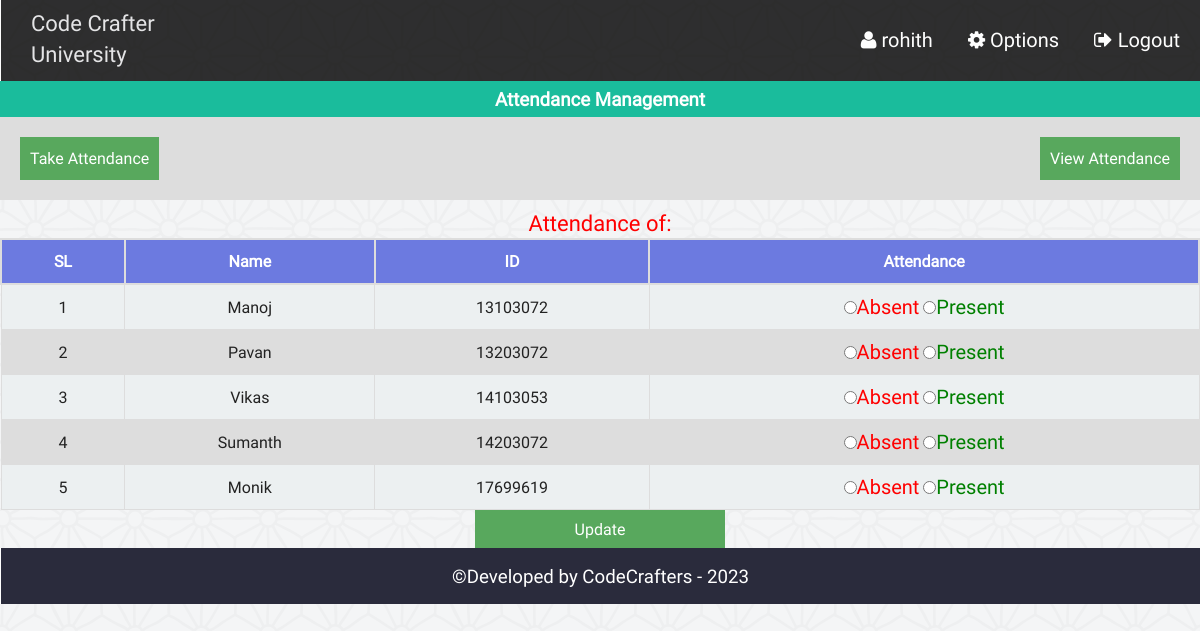
/admin/att_single_view.php (signed in), run on the app's committed database.
### tables this page shows
CREATE TABLE `at_student` (
  `id` int(11) NOT NULL,
  `name` varchar(40) NOT NULL,
  `st_id` int(11) NOT NULL
);

CREATE TABLE `attn` (
  `id` int(11) NOT NULL,
  `st_id` int(11) NOT NULL,
  `atten` varchar(50) NOT NULL,
  `at_date` date NOT NULL
);

### admin/php/functions.php (called while the page is built, shortened)
<?php
class login_registration_class{
	public function attn_all_student($date){
		global $conn;
		$res = $conn->query("select at_student.name, attn.*
			from at_student
			inner join attn
			on at_student.st_id = attn.st_id
			where at_date = '$date' ");
		return $res;
	}
};
?>

### admin/att_single_view.php (the view, shortened to what this page needs)
<?php
	require "php/config.php";
	require_once "php/functions.php";
	$user = new login_registration_class();
?>
<?php
include "php/headertop_admin.php";
?>
<div class="all_student fix">
		<h3 style="text-align:center;color:#fff;margin:0;padding:5px;background:#1abc9c">Attendance Management</h3>
		<div  class="fix" style="background:#ddd;padding:20px;">
			<span style="float:left;"><a style="color:#fff;" href="class_att.php"><button style="background:#58A85D;border:none;color:#fff;padding:10px;">Take Attendance</button></a></span>
			<span style="float:right;"><a style="color:#fff;" href="att_view.php"> <button style="background:#58A85D;border:none;color:#fff;padding:10px;">View Attendance</button></a></span>
		</div>
		<p style="text-align:center;color:#34495e;margin:0;padding-top:8px;color:red;font-size:22px;">
			<?php echo "Attendance of: ".$date;?>
		</p>
	<form action="" method="post">
		<table class="tab_one" style="text-align:center;">
			<tr>
				<th style="text-align:center;">SL</th>
				<th style="text-align:center;">Name</th>
				<th style="text-align:center;">ID</th>
				<th style="text-align:center;">Attendance</th>
			</tr>
			<?php
			$i=0;
				$std = $user->attn_all_student($date);
				if($std){
				while($rows = $std->fetch_assoc()){
				$i++;
		?>
			<tr>
				<td><?php echo $i;?></td>
				<td><?php echo $rows['name'];?></td>
				<td><?php echo $rows['st_id'];?></td>
				<td>
					<label style="color:red;font-size:20px"><input type="radio" name="attn[<?php echo $rows['st_id'];?>]" value="absent" <?php if($rows['atten'] == "absent") echo "checked";?>/>Absent</label>
					<label style="color:green;font-size:20px"> <input type="radio" name="attn[<?php echo $rows['st_id'];?>]" value="present" <?php if($rows['atten'] == "present") echo "checked";?>/>Present</label>
				</td>
			</tr>
			<?php
			} }else echo "failed";
				?>
		</table>
		<center>
		<span><input style="<text-align:right></text-align:right>;background:#58A85D;border:none;color:#fff;padding:8px 100px;" type="submit" name="submit" value="Update" /></span>
		</center>
	</form>
</div>
<?php include "php/footerbottom.php";?>

### admin/css/style.css (style rules this page uses)
html { color: #222; font-size: 1em; line-height: 1.4; }
a { text-decoration:none; }
.fix { overflow:hidden; }
.st_reg th, td { padding: 8px; }
table.tab_one { width:100%; }
table.tab_one th { background:#6c7ae0; padding:10px; font-weight:bold; text-align:left; color:white; }
table.tab_one td { border:1px solid #ddd; padding:8px; }
table.tab_one tr:nth-child(odd) { background:#ddd; }
table.tab_one tr:nth-child(even) { background:#ecf0f1; }
.all_student { min-height:450px; }
table.att_tab tr,td,th { border:2px solid #ddd; border-collapse:collapse; padding:8px; }

### data on the page
at_student: name "Manoj", attn.st_id "13103072"
attn: atten "☐ Absent", atten "☐ Present"
at_student: name "Pavan", attn.st_id "13203072"
attn: atten "☐ Absent", atten "☐ Present"
at_student: name "Vikas", attn.st_id "14103053"
attn: atten "☐ Absent", atten "☐ Present"
at_student: name "Sumanth", attn.st_id "14203072"
attn: atten "☐ Absent", atten "☐ Present"
at_student: name "Monik", attn.st_id "17699619"
attn: atten "☐ Absent", atten "☐ Present"

### other printed values
$admin_name "rohith"
